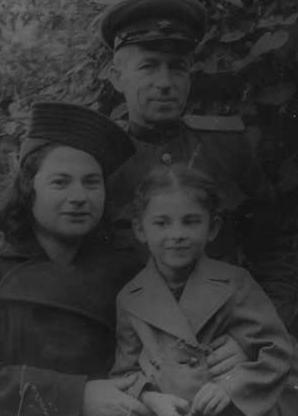
#> input picture wartime.jpg, 298 x 416 px
$ python Task4.py
#> lines starting #> are read from the running program, lines starting #| are printed output that depends on the picture
#Task 4 - Adjusting
#Transformation Notes
#Code written by Laura Whelan on 09/10/2020

#==========================================
#This code opens an image, crops out the fourth quadrant
#and rotates the cropped section by 45 degrees.
#==========================================

#import the necessary packages:
import numpy as np
import cv2
import math as m
from matplotlib import pyplot as plt
from matplotlib import image as image
import easygui

#1. Open image
I = cv2.imread("wartime.jpg")
#> I is the input picture: shape (416, 298, 3); min 14, max 122, mean 49.9

#2. crop image to fourth quadrant
h,w,d =I.shape
#> h = 416; w = 298; d = 3
print ("The height of the image is ", h)
#| The height of the image is  416
print ("The width of the image is ", w)
#| The width of the image is  298
#size = np.shape(I)
#print ("The size of the image is ", size)
#C =I[208:416,149:298] #crops height then width
C =I[int(0.5*h):h,int(0.5*w):w] #crops height then width
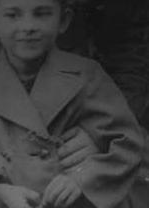
#> C: shape (208, 149, 3); min 15, max 122, mean 58.1


#3. rotate cropped section
hn,wn,dn =C.shape
#> hn = 208; wn = 149; dn = 3
height_scale=h/hn
#> height_scale = 2
#print ("The height scale  is ", height_scale)
scale_check2=w/wn
#> scale_check2 = 2
#print ("The width scale  is ", scale_check2)


Qt=45 #desired angle to rotate
Qo=m.atan(hn/wn)#Gathers image's base hypotenuse angle in radians
#> Qo = 0.949
#print ("Qo ", Qo)
Qr=m.radians(Qt)
#print ("Qr ", Qr)
Q=Qo+Qr
#> Q = 1.73
#print ("Q ", Q)
hyp=m.sqrt(hn*hn + wn*wn)
#> hyp = 255.9
#print ("hypotenuse ", hyp)
h1=(hyp)*(m.sin(Q))
#> h1 = 252.4
#print ("h1 ", h1)
w1=(hyp)*(m.cos(Q))
#> w1 = -41.72
#print ("w1 ", w1)

h1=round(h1)
#> h1 = 252
w1=round(w1)
#> w1 = -42
M =cv2.getRotationMatrix2D(center=(int(1.5*wn),int(0.5*hn)),angle=Qt, scale=1)
R =cv2.warpAffine(C, M = M,dsize=(w,h))
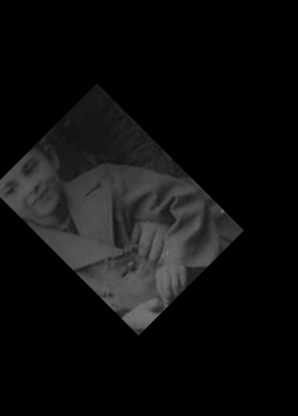
#> R: shape (416, 298, 3); min 0, max 122, mean 14.5
#M=cv2.getRotationMatrix2D(center=(75,104),angle=45, scale=1)
#R =cv2.warpAffine(C, M = M,dsize=(208,149))

#4. show images
cv2.imshow("Original",I)
#cv2.imshow("cropped",C)
cv2.imshow("cropped & rotated",R)
key =cv2.waitKey(0)
#> (key Esc is pressed here)

cv2.imwrite("Rotated_cropped_image.jpg",R)
